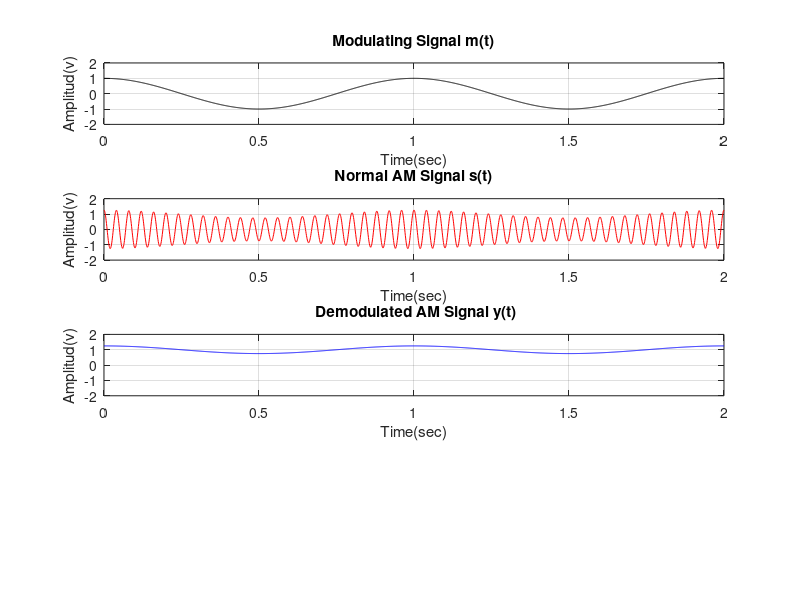

MATLAB code for this plot:
clc;
clear;
%% -*-*-*-*-*-*-*-*-*-*-*-
% Aseel Deek - 1190587
%% -*-*-*-*-*-*-*-*-*-*-*-
fm=1; % the message signal frequency 
fc=25; % the carrier frequency 
Am=1; % Amplitude of the message signal 
Ac=1; % Amplitude of the carrier signal
M=0.25; % Sensitivity factor
t = 0:0.001:2; % Time for two periods 
wc=2*pi*fc*t; % angular frequancy for carrier angular 
wm=2*pi*fm*t; % angular frequancy for message signal 
em=Am*cos(wm); % message signal
subplot(4,1,1); 
plot(t,em,'k'); %% plot the message signal 
axis([0 2 -2 2]);
xlabel('Time(sec)');
ylabel('Amplitud(v)');
title('Modulating Signal m(t)');
grid on; 
s = Ac*(1+M*em).*cos(wc); % the modulated signal 
subplot(4,1,2);
plot(t,s,'r');% plot the modulated signal AM signal 
axis([0 2 -2 2]);
xlabel('Time(sec)');
ylabel('Amplitud(v)');
title('Normal AM Signal s(t)');
grid on; 
%%  when passes through ideal envelop detector  ### 
y = abs( Ac*(1+M*em));% output of the  ideal envelop detector
subplot(4,1,3);
plot(t,y,'b'); % print the output of the ideal envelop detector
axis([0 2 -2 2]);
xlabel('Time(sec)');
ylabel('Amplitud(v)');
title(' Demodulated AM Signal y(t)');
grid on; 
